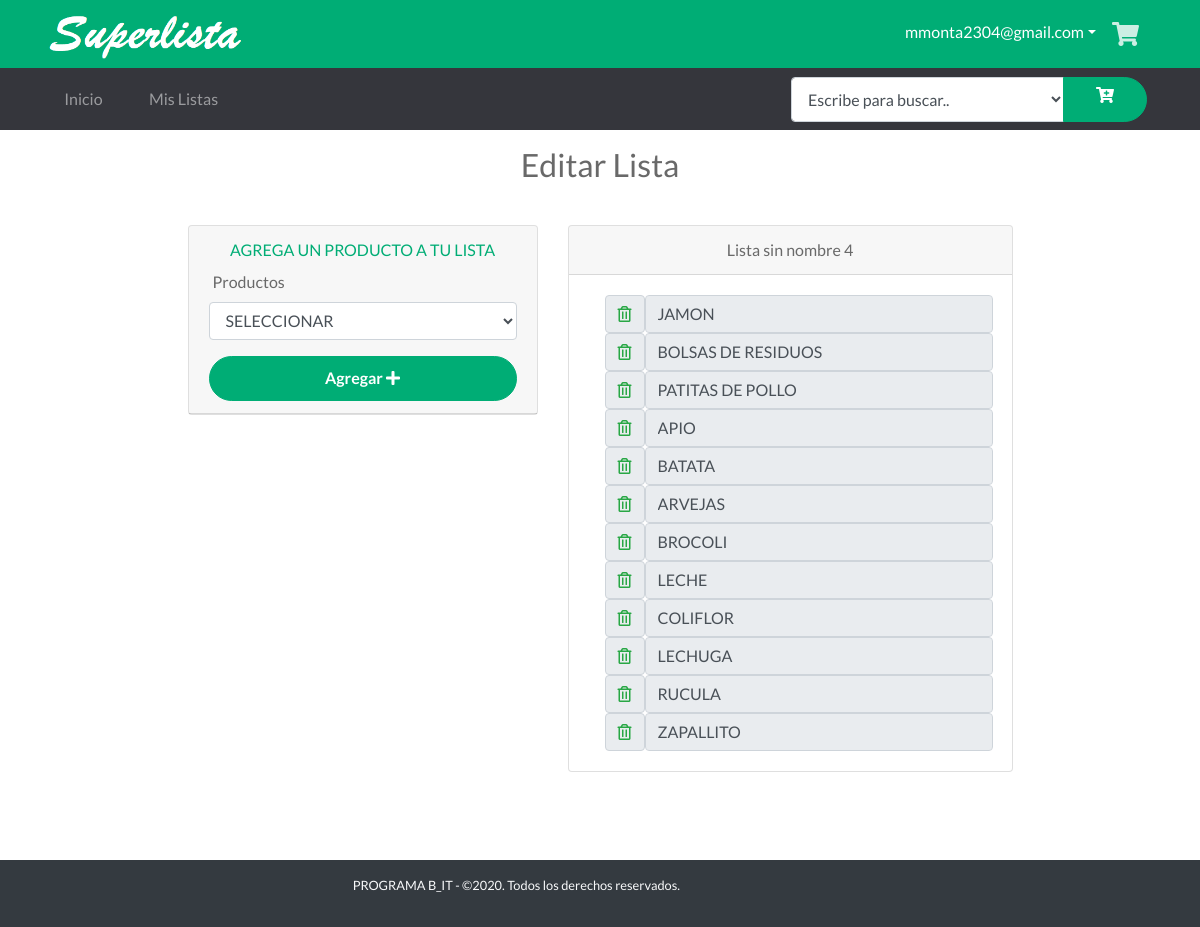
The app's page /EditarLista/39 (signed in) with its own data.
### tables this page shows
CREATE TABLE "Contenido" (
	"Id"	INTEGER NOT NULL PRIMARY KEY AUTOINCREMENT UNIQUE,
	"ListaId"	INTEGER NOT NULL,
	"ProductoId"	INTEGER NOT NULL,
	FOREIGN KEY("ProductoId") REFERENCES "Productos"("Id"),
	FOREIGN KEY("ListaId") REFERENCES "Listas"("Id")
);

CREATE TABLE "Listas" (
	"Id"	INTEGER NOT NULL PRIMARY KEY AUTOINCREMENT UNIQUE,
	"UsuarioId"	INTEGER NOT NULL,
	"Nombre"	TEXT,
	"Descripcion"	TEXT,
	FOREIGN KEY("UsuarioId") REFERENCES "Usuarios"("Id")
);

### app.py (the view)
@app.route('/EditarLista/<id>', methods=['GET', 'POST'])
def EditarLista(id):
    if 'nombre' in session:
        id_usuario = session['id']
    else:
        return redirect("/")
    id = int(id)
    db = get_db()
    cur = db.cursor()
    productos = getAllProductosUsuarios()
    searchAll = (
        "SELECT ListaId, ListaNombre, Descripcion, ProductoNombre, ContenidoProductoId, ContenidoId FROM General WHERE ListaId = ? AND UsuarioId = ?")
    cur.execute(searchAll, [(id), (id_usuario)])
    resultados = [dict(ListaId=row[0], ListaNombre=row[1], Descripcion=row[2], ProductoNombre=row[3], ProductoId=row[4], ContenidoId=row[5])
                  for row in cur.fetchall()]
    db.close()
    return render_template('VerLista.html', datos=resultados, productos=productos)

### app.py (called while the page is built)
def get_db():
    db = getattr(g, '_database', None)
    if db is None:
        db = g._database = sqlite3.connect('database1.db')
    return db

@app.teardown_appcontext
def close_connection(exception):
    db = getattr(g, '_database', None)
    if db is not None:
        db.close()

def conectar_db():
    return sqlite3.connect('database1.db')

def getAllProductosUsuarios():
    g.db = conectar_db()
    consulta = 'SELECT * FROM Productos WHERE (PropietarioId= ?) ORDER BY Producto'
    if 'nombre' in session:
        id = session['id']
    cur = g.db.execute(consulta, [id])
    productos_usuarios = [dict(pro_id=row[0], cat_id=row[1], pro_nombre=row[2])
                          for row in cur.fetchall()]
    g.db.close()
    return productos_usuarios

### templates/VerLista.html (shortened to what this page needs)
{% extends "layout_logged_in.html" %}
{% block content %}
<section>
    <div class="text h2 text-center py-3">
        <span>Editar Lista</span>
    </div>
    <div class="container">
        <div class="row justify-content-center">
            <div class="col-md-4 py-3">
                <form action="/AgregarProductoLista/{{datos[0].ListaId}}" method="POST">
                    <div class="card text-center">
                        <div class="card-header">
                            <div class="form-group">
                                <div class="text text-center px-1 text-primary">
                                    <label>AGREGA UN PRODUCTO A TU LISTA</label>
                                </div>
                                <div class="text text-left px-1">
                                    <label>Productos</label>
                                </div>
                                <select class="form-control" name="producto">
                                    <option selected="OTROS" value="0">SELECCIONAR</option>
                                </select>
                            </div>
                            <button type="submit" name="submit"  class="btn btn-primary btn-block">
                                Agregar <i class="fa fa-plus"></i></button>
                        </div>
                    </div>
                </form>
            </div>
            <div class="col-md-5 text-center py-3">
                <div class="card">
                    <div class="card-header">
                        {%  set contador = namespace(value=1) %}
                            {% for dato in datos%}
                                {% if contador.value == 1 %}
                                    <span class="text text-align-left" name="nmlista" id="nmlista"  >{{dato.ListaNombre}}</span>
                                {% endif %}
                            {% set contador.value = contador.value + 1 %}
                        {% endfor %}
                    </div>
                    <div class="card-body ml-3">
                        {% for dato in datos %}
                            <div class="input-group-prepend">
                                <div class="input-group-text">
                                    <a href="/DeleteArtContenido/{{dato.ContenidoId}}"><i
                                            class="far fa-trash-alt text-success"></i></a>
                                </div>
                                <input type="text"  readonly="true" color="blue"
                                    class="form-control"
                                    value="{{ dato.ProductoNombre }}">
                            </div>
                        {% endfor %}
                    </div>
                </div>
                <br>
            </div>
        </div>
    </div>
</section>
{% endblock %}

### static/css/all.css (style rules this page uses)
.fa, .fas, .far, .fal, .fab { -moz-osx-font-smoothing: grayscale; -webkit-font-smoothing: antialiased; display: inline-block; font-style: normal; font-variant: normal; text-rendering: auto; line-height: 1; }
.fa-plus:before { content: "\f067"; }
.fa-trash-alt:before { content: "\f2ed"; }
.far { font-family: 'Font Awesome 5 Free'; font-weight: 400; }
.fa, .fas { font-family: 'Font Awesome 5 Free'; font-weight: 900; }

### static/css/estilos.css (style rules this page uses)
html { font-size: 13px; }
body { font-family: 'Lato', sans-serif; color: #696969; }
.btn { border-radius: 2rem; padding: .6rem 2rem; font-weight: bold; }
.text-primary { color: #00ad75 !important; }
.btn-primary { color: #fff; background-color: #00ad75; border-color: #00ad75; position: relative; overflow: hidden; z-index: 1; -webkit-transition: all .3s ease; transition: all .3s ease; }
.btn-primary:after { font-family: 'Font Awesome 5 Free'; font-weight: 900; position: relative; left: .6rem; top: .1rem; -webkit-transition: left .3s ease; transition: left .3s ease; }
.btn-primary:before { content: ""; z-index: -1; width: 0; height: 100%; background: #fff; position: absolute; left: 50%; top: 0; -webkit-transform: skew(45deg, 0); transform: skew(45deg, 0); -webkit-transition: all .4s ease; transition: all .4s ease; }
@media (min-width: 990px) { html { font-size: 16px; } }

### records on screen
Contenido: ListaNombre "Lista sin nombre 4", ProductoNombre "JAMON"
Contenido: ProductoNombre "BOLSAS DE RESIDUOS"
Contenido: ProductoNombre "PATITAS DE POLLO"
Contenido: ProductoNombre "APIO"
Contenido: ProductoNombre "BATATA"
Contenido: ProductoNombre "ARVEJAS"
Contenido: ProductoNombre "BROCOLI"
Contenido: ProductoNombre "LECHE"
Contenido: ProductoNombre "COLIFLOR"
Contenido: ProductoNombre "LECHUGA"
Contenido: ProductoNombre "RUCULA"
Contenido: ProductoNombre "ZAPALLITO"

### other values on screen
{{ session['correo'] }} "mmonta2304@gmail.com"
